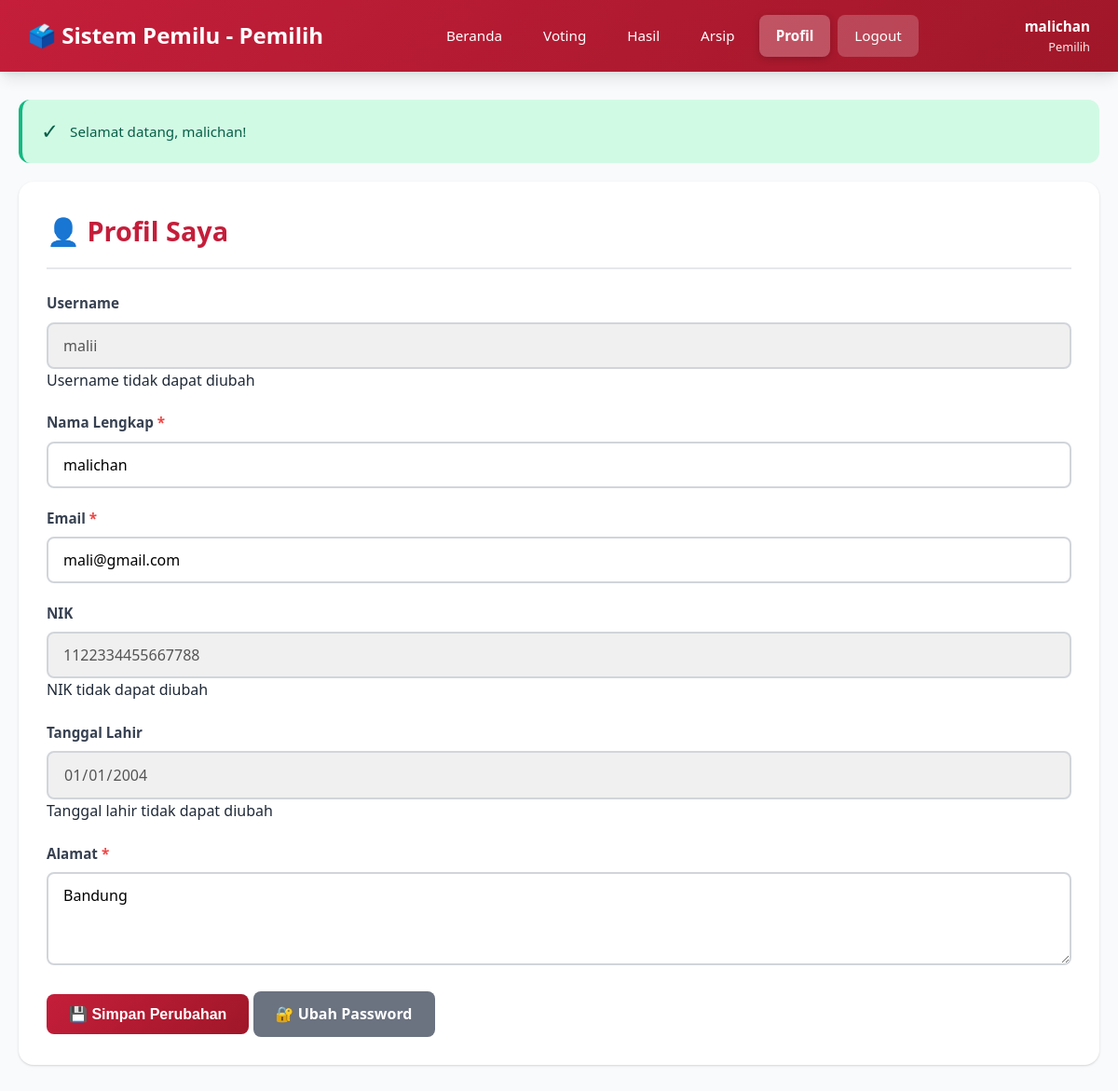
Screenshot of /user/profil.php (signed in) with the database file from the repository.
### tables this page shows
CREATE TABLE `users` (
  `id_user` int(11) NOT NULL,
  `username` varchar(50) NOT NULL,
  `email` varchar(100) NOT NULL,
  `password` varchar(255) NOT NULL,
  `nama_lengkap` varchar(100) NOT NULL,
  `nik` varchar(20) NOT NULL,
  `tanggal_lahir` date NOT NULL,
  `alamat` text NOT NULL,
  `role` enum('admin','user') NOT NULL DEFAULT 'user',
  `foto` varchar(255) DEFAULT NULL,
  `status` enum('aktif','nonaktif') NOT NULL DEFAULT 'aktif',
  `created_at` timestamp NOT NULL DEFAULT current_timestamp(),
  `updated_at` timestamp NOT NULL DEFAULT current_timestamp() ON UPDATE current_timestamp()
);

### config/database.php (called while the page is built, shortened)
<?php
function get_flash_message() {
    if (isset($_SESSION['flash_message'])) {
        $type = $_SESSION['flash_type'];
        $message = $_SESSION['flash_message'];
        return [
            'type' => $type,
            'message' => $message
        ];
    }
    return null;
}
?>

### user/profil.php (the view, shortened to what this page needs)
<?php
require_once '../config/database.php';
$id_user = $_SESSION['user_id'];
$query = "SELECT * FROM users WHERE id_user = ?";
$stmt = mysqli_prepare($conn, $query);
mysqli_stmt_bind_param($stmt, "i", $id_user);
mysqli_stmt_execute($stmt);
$result = mysqli_stmt_get_result($stmt);
$user = mysqli_fetch_assoc($result);
$flash = get_flash_message();
?>
<!DOCTYPE html>
<html lang="id">
<head>
    <link rel="stylesheet" href="../assets/css/style.css">
    <link rel="stylesheet" href="../assets/css/user.css">
</head>
<body class="user-page">
    <nav class="navbar">
        <div class="navbar-brand">
            🗳️ Sistem Pemilu - Pemilih
        </div>
        <div class="navbar-menu">
            <a href="index.php">Beranda</a>
            <a href="voting.php">Voting</a>
            <a href="hasil.php">Hasil</a>
            <a href="arsip.php">Arsip</a>
            <a href="profil.php" class="active">Profil</a>
            <a href="logout.php" style="background-color: rgba(255,255,255,0.2);">Logout</a>
        </div>
        <div class="navbar-user">
            <div class="user-info">
                <div class="user-name"><?php echo $_SESSION['nama_lengkap']; ?></div>
                <div class="user-role">Pemilih</div>
            </div>
        </div>
    </nav>
    <div class="container">
        <?php if ($flash): ?>
            <div class="alert alert-<?php echo $flash['type']; ?>">
                <?php echo $flash['message']; ?>
            </div>
        <?php endif; ?>
        <div class="content-card">
            <div class="content-header">
                <h2 class="content-title">👤 Profil Saya</h2>
            </div>
            <form action="" method="POST">
                <div class="form-group">
                    <label for="username">Username</label>
                    <input type="text" id="username" value="<?php echo $user['username']; ?>" disabled
                           style="background-color: #f0f0f0; cursor: not-allowed;">
                    <div class="password-info">Username tidak dapat diubah</div>
                </div>
                <div class="form-group">
                    <label for="nama_lengkap">Nama Lengkap <span>*</span></label>
                    <input type="text" id="nama_lengkap" name="nama_lengkap" required
                           value="<?php echo $user['nama_lengkap']; ?>">
                </div>
                <div class="form-group">
                    <label for="email">Email <span>*</span></label>
                    <input type="email" id="email" name="email" required
                           value="<?php echo $user['email']; ?>">
                </div>
                <div class="form-group">
                    <label for="nik">NIK</label>
                    <input type="text" id="nik" value="<?php echo $user['nik']; ?>" disabled
                           style="background-color: #f0f0f0; cursor: not-allowed;">
                    <div class="password-info">NIK tidak dapat diubah</div>
                </div>
                <div class="form-group">
                    <label for="tanggal_lahir">Tanggal Lahir</label>
                    <input type="date" id="tanggal_lahir" value="<?php echo $user['tanggal_lahir']; ?>" disabled
                           style="background-color: #f0f0f0; cursor: not-allowed;">
                    <div class="password-info">Tanggal lahir tidak dapat diubah</div>
                </div>
                <div class="form-group">
                    <label for="alamat">Alamat <span>*</span></label>
                    <textarea id="alamat" name="alamat" required><?php echo $user['alamat']; ?></textarea>
                </div>
                <div class="action-buttons">
                    <button type="submit" class="btn btn-primary">
                        💾 Simpan Perubahan
                    </button>
                    <a href="ubah_password.php" class="btn btn-secondary">
                        🔐 Ubah Password
                    </a>
                </div>
            </form>
        </div>
    </div>
</body>
</html>

### assets/css/style.css (style rules this page uses)
:root { --kpu-red: #c41e3a; --kpu-red-dark: #a01729; --kpu-red-light: #e84a5f; --kpu-gold: #ffd700; --white: #ffffff; --gray-50: #f9fafb; --gray-100: #f3f4f6; --gray-200: #e5e7eb; --gray-300: #d1d5db; --gray-400: #9ca3af; --gray-500: #6b7280; --gray-600: #4b5563; --gray-700: #374151; --gray-800: #1f2937; --gray-900: #111827; --success: #10b981; --warning: #f59e0b; --danger: #ef4444; --info: #3b82f6; --shadow-sm: 0 1px 2px 0 rgba(0, 0, 0, 0.05); --shadow: 0 1px 3px 0 rgba(0, 0, 0, 0.1), 0 1px 2px 0 rgba(0, 0, 0, 0.06); --shadow-md: 0 4px 6px -1px rgba(0, 0, 0, 0.1), 0 2px 4px -1px rgba(0, 0, 0, 0.06); --shadow-lg: 0 10px 15px -3px rgba(0, 0, 0, 0.1), 0 4px 6px -2px rgba(0, 0, 0, 0.05); --shadow-xl: 0 20px 25px -5px rgba(0, 0, 0, 0.1), 0 10px 10px -5px rgba(0, 0, 0, 0.04); --radius-sm: 4px; --radius: 8px; --radius-md: 12px; --radius-lg: 16px; --radius-xl: 24px; --radius-full: 9999px; }
* { margin: 0; padding: 0; box-sizing: border-box; }
body { font-family: "Segoe UI", Tahoma, Geneva, Verdana, sans-serif; line-height: 1.6; color: var(--gray-800); background-color: var(--gray-50); }
.alert { padding: 16px 20px; border-radius: var(--radius-md); margin-bottom: 20px; font-size: 0.95em; display: flex; align-items: center; gap: 12px; border-left: 4px solid; }
.alert::before { content: ""; font-size: 1.5em; }
.alert-success { background-color: #d1fae5; color: #065f46; border-left-color: var(--success); }
.alert-success::before { content: "✓"; }
.btn { padding: 12px 24px; border: none; border-radius: var(--radius); cursor: pointer; font-size: 1em; font-weight: 600; transition: all 0.3s ease; text-decoration: none; display: inline-flex; align-items: center; gap: 8px; justify-content: center; }
.btn-primary { background: linear-gradient( 135deg, var(--kpu-red) 0%, var(--kpu-red-dark) 100% ); color: white; }
.btn-secondary { background-color: var(--gray-500); color: white; }
.form-group { margin-bottom: 20px; }
.form-group label { display: block; margin-bottom: 8px; color: var(--gray-700); font-weight: 600; font-size: 0.95em; }
.form-group label span { color: var(--danger); }
.form-group input, .form-group textarea, .form-group select { width: 100%; padding: 12px 16px; border: 2px solid var(--gray-300); border-radius: var(--radius); font-size: 1em; transition: all 0.3s ease; font-family: inherit; background-color: white; }
.form-group input:disabled, .form-group textarea:disabled, .form-group select:disabled { background-color: var(--gray-100); cursor: not-allowed; }
.form-group textarea { resize: vertical; min-height: 100px; }

### assets/css/user.css (style rules this page uses)
:root { --kpu-red: #c41e3a; --kpu-red-dark: #a01729; --kpu-red-light: #e84a5f; --kpu-gold: #ffd700; --kpu-white: #ffffff; --kpu-gray-light: #f5f6fa; --kpu-gray: #e0e0e0; --kpu-gray-dark: #666666; --kpu-text: #333333; --kpu-success: #28a745; --kpu-warning: #ffc107; --kpu-danger: #dc3545; }
body.user-page { background-color: var(--gray-50); min-height: 100vh; }
.navbar { background: linear-gradient( 135deg, var(--kpu-red) 0%, var(--kpu-red-dark) 100% ); color: white; padding: 16px 30px; display: flex; justify-content: space-between; align-items: center; box-shadow: var(--shadow-lg); position: sticky; top: 0; z-index: 999; }
.navbar-brand { font-size: 1.5em; font-weight: 700; display: flex; align-items: center; gap: 10px; }
.navbar-menu { display: flex; gap: 8px; align-items: center; }
.navbar-menu a { color: white; text-decoration: none; padding: 10px 18px; border-radius: var(--radius); transition: all 0.3s ease; font-weight: 500; font-size: 0.95em; }
.navbar-menu a.active { background-color: rgba(255, 255, 255, 0.25); font-weight: 700; box-shadow: 0 2px 8px rgba(0, 0, 0, 0.2); }
.navbar-user { display: flex; align-items: center; gap: 12px; }
.user-info { text-align: right; }
.user-name { font-weight: 700; font-size: 0.95em; }
.user-role { font-size: 0.8em; opacity: 0.9; font-weight: 500; }
.container { max-width: 1200px; margin: 30px auto; padding: 0 20px; }
.content-card { background: white; padding: 30px; border-radius: var(--radius-lg); box-shadow: var(--shadow); margin-bottom: 24px; }
.content-header { display: flex; justify-content: space-between; align-items: center; margin-bottom: 24px; padding-bottom: 16px; border-bottom: 2px solid var(--gray-200); }
.content-title { font-size: 1.8em; color: var(--kpu-red); margin: 0; font-weight: 700; }

### rows the page displays
users: username "malii", nama_lengkap "malichan", email "mali@gmail.com", nik "1122334455667788", tanggal_lahir "01/01/2004", alamat "Bandung"

### other values shown
$_SESSION['nama_lengkap'] "malichan"
$flash['message'] "Selamat datang, malichan!"
